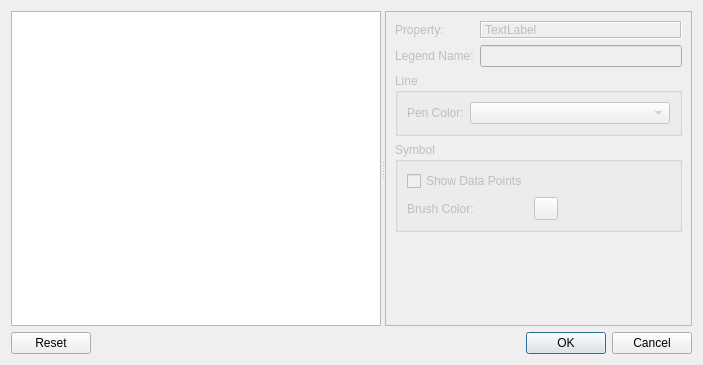
<?xml version="1.0" encoding="UTF-8"?>
<ui version="4.0">
 <class>Dialog</class>
 <widget class="QDialog" name="Dialog">
  <property name="geometry">
   <rect>
    <x>0</x>
    <y>0</y>
    <width>703</width>
    <height>365</height>
   </rect>
  </property>
  <property name="windowTitle">
   <string>Curve Options Dialog</string>
  </property>
  <layout class="QVBoxLayout" name="verticalLayout_2">
   <item>
    <widget class="QSplitter" name="splitter">
     <property name="orientation">
      <enum>Qt::Horizontal</enum>
     </property>
     <widget class="QWidget" name="layoutWidget">
      <layout class="QVBoxLayout" name="verticalLayout">
       <item>
        <widget class="QListWidget" name="proxy_list">
         <property name="minimumSize">
          <size>
           <width>100</width>
           <height>0</height>
          </size>
         </property>
        </widget>
       </item>
      </layout>
     </widget>
     <widget class="QFrame" name="settings_widget">
      <property name="enabled">
       <bool>false</bool>
      </property>
      <property name="minimumSize">
       <size>
        <width>250</width>
        <height>0</height>
       </size>
      </property>
      <property name="frameShape">
       <enum>QFrame::StyledPanel</enum>
      </property>
      <property name="frameShadow">
       <enum>QFrame::Raised</enum>
      </property>
      <layout class="QFormLayout" name="formLayout">
       <item row="0" column="0">
        <widget class="QLabel" name="label_5">
         <property name="text">
          <string>Property:</string>
         </property>
        </widget>
       </item>
       <item row="0" column="1">
        <widget class="QLabel" name="property_key">
         <property name="frameShape">
          <enum>QFrame::Box</enum>
         </property>
         <property name="frameShadow">
          <enum>QFrame::Sunken</enum>
         </property>
         <property name="lineWidth">
          <number>1</number>
         </property>
         <property name="text">
          <string>TextLabel</string>
         </property>
         <property name="margin">
          <number>2</number>
         </property>
        </widget>
       </item>
       <item row="1" column="0">
        <widget class="QLabel" name="label_3">
         <property name="text">
          <string>Legend Name:</string>
         </property>
        </widget>
       </item>
       <item row="1" column="1">
        <widget class="QLineEdit" name="legend_name"/>
       </item>
       <item row="4" column="0" colspan="2">
        <widget class="QGroupBox" name="symbol_group_box">
         <property name="enabled">
          <bool>false</bool>
         </property>
         <property name="title">
          <string>Symbol</string>
         </property>
         <layout class="QFormLayout" name="formLayout_2">
          <item row="1" column="1">
           <widget class="QToolButton" name="brush_color_button">
            <property name="enabled">
             <bool>false</bool>
            </property>
            <property name="minimumSize">
             <size>
              <width>16</width>
              <height>16</height>
             </size>
            </property>
            <property name="text">
             <string/>
            </property>
           </widget>
          </item>
          <item row="1" column="0">
           <widget class="QLabel" name="brush_label">
            <property name="text">
             <string>Brush Color:</string>
            </property>
           </widget>
          </item>
          <item row="0" column="0">
           <widget class="QCheckBox" name="show_data_points">
            <property name="text">
             <string>Show Data Points</string>
            </property>
           </widget>
          </item>
         </layout>
        </widget>
       </item>
       <item row="2" column="0" colspan="2">
        <widget class="QGroupBox" name="line_group_box">
         <property name="title">
          <string>Line</string>
         </property>
         <layout class="QHBoxLayout" name="horizontalLayout_2">
          <item>
           <layout class="QFormLayout" name="formLayout_3">
            <item row="0" column="0">
             <widget class="QLabel" name="pen_label">
              <property name="text">
               <string>Pen Color:</string>
              </property>
             </widget>
            </item>
            <item row="0" column="1">
             <widget class="QComboBox" name="color_combo_box"/>
            </item>
           </layout>
          </item>
         </layout>
        </widget>
       </item>
      </layout>
     </widget>
    </widget>
   </item>
   <item>
    <widget class="QDialogButtonBox" name="buttonBox">
     <property name="orientation">
      <enum>Qt::Horizontal</enum>
     </property>
     <property name="standardButtons">
      <set>QDialogButtonBox::Cancel|QDialogButtonBox::Ok|QDialogButtonBox::Reset</set>
     </property>
    </widget>
   </item>
  </layout>
 </widget>
 <resources/>
 <connections>
  <connection>
   <sender>buttonBox</sender>
   <signal>accepted()</signal>
   <receiver>Dialog</receiver>
   <slot>accept()</slot>
   <hints>
    <hint type="sourcelabel">
     <x>248</x>
     <y>254</y>
    </hint>
    <hint type="destinationlabel">
     <x>157</x>
     <y>274</y>
    </hint>
   </hints>
  </connection>
  <connection>
   <sender>buttonBox</sender>
   <signal>rejected()</signal>
   <receiver>Dialog</receiver>
   <slot>reject()</slot>
   <hints>
    <hint type="sourcelabel">
     <x>316</x>
     <y>260</y>
    </hint>
    <hint type="destinationlabel">
     <x>286</x>
     <y>274</y>
    </hint>
   </hints>
  </connection>
 </connections>
</ui>
